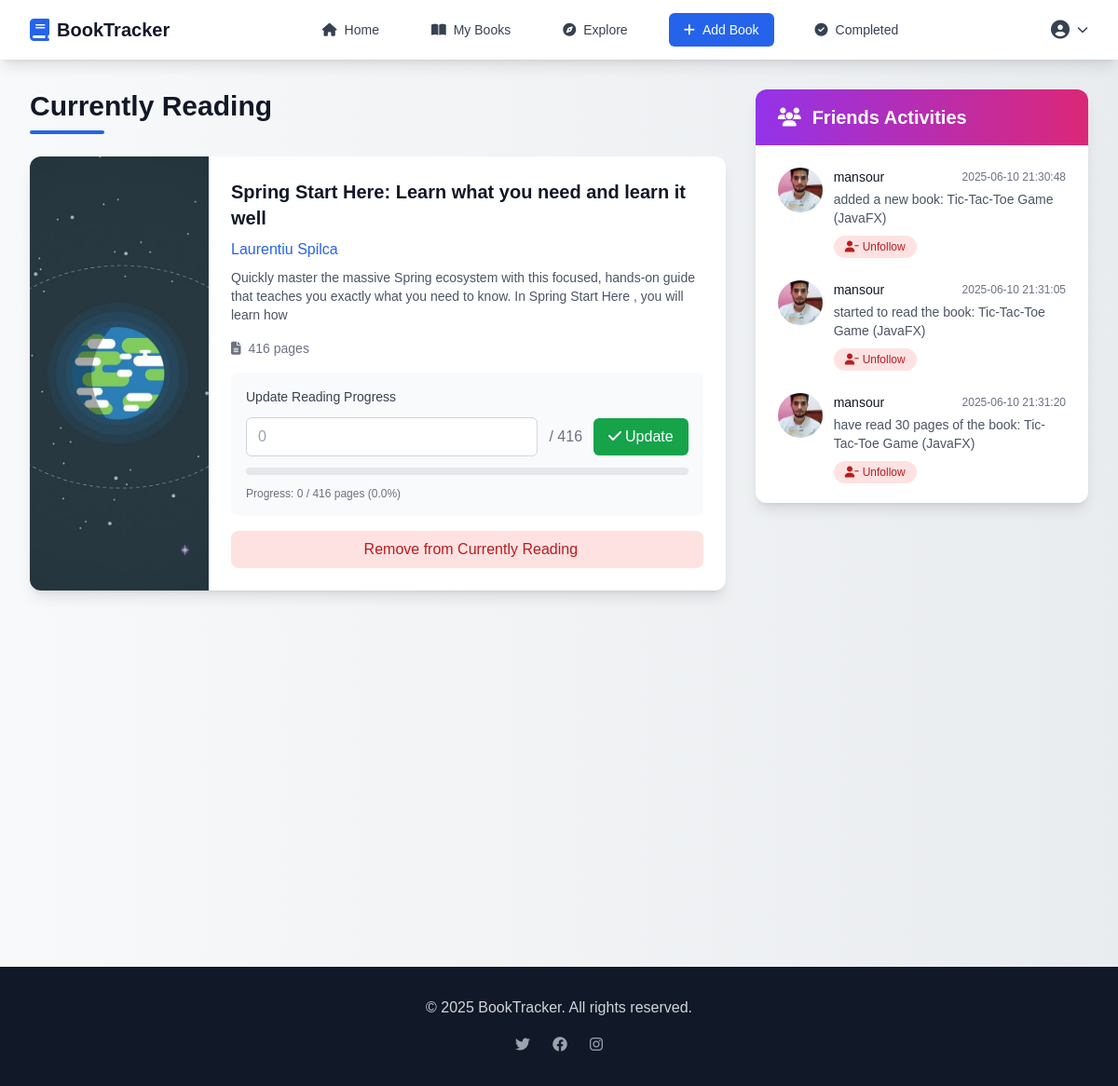
The app's page / (signed in) with its own data.
### web/models.py (models this page shows, shortened)
class book(db.Model):
    id = db.Column(db.Integer, primary_key=True)
    title = db.Column(db.String(150), nullable=False)
    author = db.Column(db.String(150), nullable=False)
    description = db.Column(db.String(500))
    cover_image_url = db.Column(db.String(500))
    pages_number = db.Column(db.Integer, nullable=False)
    user_id = db.Column(db.Integer, db.ForeignKey('user.id'))
    owner = db.relationship('User', back_populates='books')
    reader_users = db.relationship(
        'User',
        secondary=currently_reading,
        back_populates='currently_reading_books'
    )
    completed_by_users = db.relationship(
        'User',
        secondary=completed_books,
        back_populates='completed_books'
    )

class activity(db.Model):
    id = db.Column(db.Integer, primary_key=True)
    user_id = db.Column(db.Integer, db.ForeignKey('user.id'), nullable=False)
    user = db.relationship('User', backref='activities')
    action = db.Column(db.String(255), nullable=False)
    timestamp = db.Column(db.DateTime, default=db.func.now(), nullable=False)

class User(db.Model):
    id = db.Column(db.Integer, primary_key=True)
    username = db.Column(db.String(150), unique=True, nullable=False)
    email = db.Column(db.String(150), unique=True, nullable=False)
    password = db.Column(db.String(150), nullable=False)
    cover_image_url = db.Column(db.String(500), nullable=False)
    currently_reading_books = db.relationship(
        'book',
        secondary=currently_reading,
        back_populates='reader_users'
    )
    completed_books = db.relationship(
        'book',
        secondary=completed_books,
        back_populates='completed_by_users'
    )
    followers = db.relationship(
        'User', secondary=followers,
        primaryjoin=(followers.c.follower_id == id),
        secondaryjoin=(followers.c.followed_id == id),
        backref=db.backref('followed_by', lazy='dynamic'),
        lazy='dynamic'
    )
    books = db.relationship('book', back_populates='owner')

### web/views.py (the view)
@views.route('/', methods=["GET", "POST"])
def home():
    if session.get("user_id"):
        user_id = session["user_id"]
        books = User.query.filter_by(id=user_id).first().currently_reading_books
        current_reading_books = {
            entry.book_id: entry.page_number for entry in db.session.query(currently_reading).filter_by(user_id=user_id).all()
            }
        local_completed_books = {
            entry.book_id: entry.completion_date for entry in db.session.query(completed_books).filter_by(user_id=user_id).all()
            }
        followed_users_ids = [user.id for user in
                              db.session.query(User).filter(User.id != user_id).all()
                                if user in db.session.query(User).filter_by(id=user_id).first().followers
            ]
        posts = db.session.query(activity).filter(activity.user_id.in_(followed_users_ids)).all()
        followed_users = db.session.query(User).filter_by(id=user_id).first().followers
        return render_template(
            "current_reading_books.html",
            books=books,
            title="Currently Reading",
            current_reading_books=current_reading_books,
            local_completed_books=local_completed_books,
            activities=posts,
            followed_users=followed_users
            )
    else:
        return redirect(url_for('auth.login'))

### web/templates/current_reading_books.html (shortened to what this page needs)
{% extends 'home.html' %}
{% block container %}
<div class="grid grid-cols-1 lg:grid-cols-3 gap-8">
  <div class="lg:col-span-2">
    <div class="mb-6">
      <h1 class="text-3xl font-bold text-gray-900 mb-2">{{title}}</h1>
      <div class="h-1 w-20 bg-gradient-to-r from-primary-600 to-blue-600 rounded"></div>
    </div>
    <div class="space-y-6">
      {% for book in books %}
      {% if book.id not in local_completed_books %}
      <div class="bg-white rounded-xl shadow-lg overflow-hidden hover:shadow-xl transition-shadow duration-300">
        <div class="md:flex">
          <div class="md:w-48 md:flex-shrink-0">
            <img src="{{url_for('static', filename=book.cover_image_url)}}" alt="{{book.title}} Cover" class="w-full h-64 md:h-full object-cover">
          </div>
          <div class="p-6 flex-1">
            <h3 class="text-xl font-bold text-gray-900 mb-2">{{ book.title }}</h3>
            <p class="text-primary-600 font-medium mb-2">{{ book.author }}</p>
            <p class="text-gray-600 text-sm mb-4">{{ book.description }}</p>
            <div class="flex items-center text-sm text-gray-500 mb-4">
              <i class="fas fa-file-alt mr-2"></i>
              <span>{{book.pages_number}} pages</span>
            </div>
            <div class="bg-gray-50 rounded-lg p-4 mb-4">
              <form action="{{ url_for('views.update_progress', book_id=book.id) }}" method="post" class="space-y-3">
                <label for="current_page_{{book.id}}" class="block text-sm font-medium text-gray-700">Update Reading Progress</label>
                <div class="flex items-center space-x-3">
                  <input
                    type="number"
                    name="current_page"
                    id="current_page_{{book.id}}"
                    min="0"
                    max="{{ book.pages_number }}"
                    placeholder="{{ current_reading_books[book.id] }}"
                    required
                    class="flex-1 px-3 py-2 border border-gray-300 rounded-md focus:outline-none focus:ring-primary-500 focus:border-primary-500"
                  >
                  <span class="text-gray-500">/ {{ book.pages_number }}</span>
                  <button type="submit" class="px-4 py-2 bg-green-600 text-white rounded-md hover:bg-green-700 transition-colors">
                    <i class="fas fa-check mr-1"></i>Update
                  </button>
                </div>
                <div class="w-full bg-gray-200 rounded-full h-2">
                </div>
                <p class="text-xs text-gray-500">
                  Progress: {{ current_reading_books[book.id] if book.id in current_reading_books else 0 }} / {{ book.pages_number }} pages
                  ({{ "%.1f"|format((current_reading_books[book.id] / book.pages_number * 100) if book.id in current_reading_books else 0) }}%)
                </p>
              </form>
            </div>
            <form action="{{ url_for('views.update_currently_reading', book_id=book.id) }}" method="post">
              <button type="submit" class="w-full px-4 py-2 bg-red-100 text-red-700 rounded-lg hover:bg-red-200 transition-colors font-medium">
                Remove from Currently Reading
              </button>
            </form>
          </div>
        </div>
      </div>
      {% endif %}
      {% endfor %}
    </div>
  </div>
  <div class="lg:col-span-1">
    <div class="bg-white rounded-xl shadow-lg overflow-hidden sticky top-24">
      <div class="bg-gradient-to-r from-purple-600 to-pink-600 px-6 py-4">
        <h2 class="text-xl font-bold text-white flex items-center">
          <i class="fas fa-users mr-3"></i>
          Friends Activities
        </h2>
      </div>
      <div class="p-6 max-h-96 overflow-y-auto">
        {% for post in activities %}
        <div class="flex items-start space-x-3 mb-6 last:mb-0">
          <img src="{{url_for('static', filename=post.user.cover_image_url)}}" alt="{{post.user.username}}" class="w-12 h-12 rounded-full object-cover">
          <div class="flex-1 min-w-0">
            <div class="flex items-center justify-between mb-1">
              <h4 class="text-sm font-medium text-gray-900 truncate">{{post.user.username}}</h4>
              <span class="text-xs text-gray-500">{{post.timestamp}}</span>
            </div>
            <p class="text-sm text-gray-600 mb-2">{{post.action}}</p>
            <div class="flex space-x-2">
              {% if post.user in followed_users %}
              <form action="{{ url_for('views.unfollow', user_id=post.user.id) }}" method="post" class="inline">
                <button class="px-3 py-1 text-xs bg-red-100 text-red-700 rounded-full hover:bg-red-200 transition-colors">
                  <i class="fas fa-user-minus mr-1"></i>Unfollow
                </button>
              </form>
              {% else %}
              <form action="{{ url_for('views.follow', user_id=post.user_id) }}" method="post" class="inline">
                <button class="px-3 py-1 text-xs bg-primary-100 text-primary-700 rounded-full hover:bg-primary-200 transition-colors">
                  <i class="fas fa-user-plus mr-1"></i>Follow
                </button>
              </form>
              {% endif %}
            </div>
          </div>
        </div>
        {% endfor %}
      </div>
    </div>
  </div>
</div>
{% endblock %}

### web/static/css/style.css (style rules this page uses)
body { font-family: "Hanken Grotesk", sans-serif; background: linear-gradient(to right, #f8f9fa, #e9ecef); color: #343a40; min-height: 100vh; display: flex; flex-direction: column; }

### records on screen
book: cover_image_url (picture), title "Spring Start Here: Learn what you need and learn it well", author "Laurentiu Spilca", description "Quickly master the massive Spring ecosystem with this focused, hands-on guide that teaches you exactly what you need to know. In Spring Start Here , you will learn how", pages_number "416", current_reading_books "0", pages_number "0.0"
activity: cover_image_url (picture), user.username "mansour", timestamp "2025-06-10 21:30:48", action "added a new book: Tic-Tac-Toe Game (JavaFX)"
activity: cover_image_url (picture), user.username "mansour", timestamp "2025-06-10 21:31:05", action "started to read the book: Tic-Tac-Toe Game (JavaFX)"
activity: cover_image_url (picture), user.username "mansour", timestamp "2025-06-10 21:31:20", action "have read 30 pages of the book: Tic-Tac-Toe Game (JavaFX)"

### other values on screen
{{ title }} "Currently Reading"
